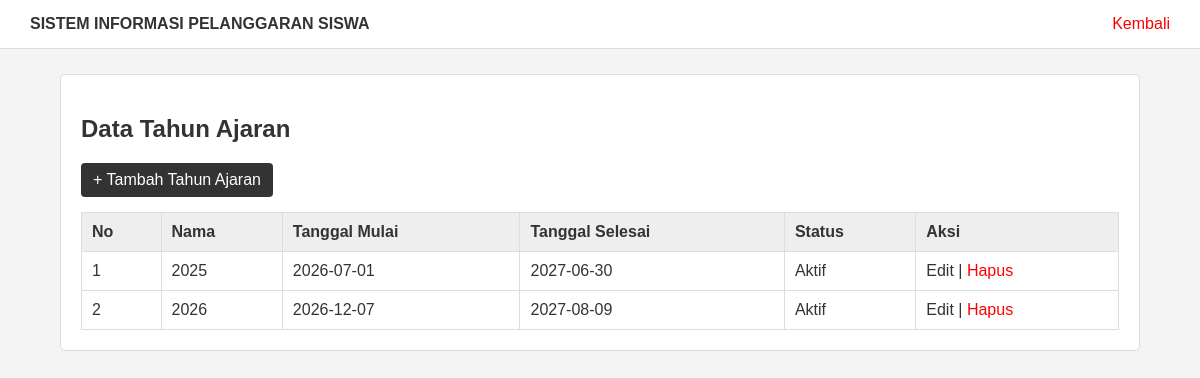
Screenshot of /tahun_ajaran.php (signed in) with the database file from the repository.
### tables this page shows
CREATE TABLE `tahun_ajaran` (
  `id` int(11) NOT NULL,
  `nama` varchar(100) DEFAULT NULL,
  `tanggal_mulai` date DEFAULT NULL,
  `tanggal_selesai` date DEFAULT NULL,
  `aktif` tinyint(1) DEFAULT 1,
  `tahun` varchar(20) NOT NULL,
  `semester` varchar(20) DEFAULT NULL,
  `status_aktif` tinyint(1) DEFAULT 1
);

### tahun_ajaran.php (the view, shortened to what this page needs)
<?php
include "database.php";
$query = mysqli_query($koneksi, "SELECT * FROM tahun_ajaran");
?>
<!DOCTYPE html>
<html>
<head>
    <link rel="stylesheet" href="style.css">
</head>
<body>
<div class="header">
    <b>SISTEM INFORMASI PELANGGARAN SISWA</b>
    <a href="dashboard.php">Kembali</a>
</div>
<div class="container">
    <div class="box">
        <h2>Data Tahun Ajaran</h2>
        <a href="tambah_tahun_ajaran.php" class="btn-tambah">
            + Tambah Tahun Ajaran
        </a>
        <table>
            <tr>
                <th>No</th>
                <th>Nama</th>
                <th>Tanggal Mulai</th>
                <th>Tanggal Selesai</th>
                <th>Status</th>
                <th>Aksi</th>
            </tr>
            <?php
            $no = 1;
            while ($data = mysqli_fetch_assoc($query)) {
            ?>
            <tr>
                <td><?= $no++; ?></td>
                <td>
                    <?= htmlspecialchars($data['nama']); ?>
                </td>
                <td>
                    <?= htmlspecialchars($data['tanggal_mulai']); ?>
                </td>
                <td>
                    <?= htmlspecialchars($data['tanggal_selesai']); ?>
                </td>
                <td>
                    <?php
                    echo $data['aktif'] == 1
                        ? "Aktif"
                        : "Tidak Aktif";
                    ?>
                </td>
                <td>
                    <a
                        href="edit_tahun_ajaran.php?id=<?= $data['id']; ?>"
                        class="btn-edit">
                        Edit
                    </a>
                    |
                    <a
                        href="hapus_tahun_ajaran.php?id=<?= $data['id']; ?>"
                        class="btn-hapus"
                        onclick="return confirm('Yakin ingin menghapus tahun ajaran ini?')">
                        Hapus
                    </a>
                </td>
            </tr>
            <?php
            }
            ?>
        </table>
    </div>
</div>
</body>
</html>

### style.css (style rules this page uses)
* { box-sizing: border-box; }
body { margin: 0; font-family: Arial, sans-serif; background: #f4f4f4; color: #333; }
.header { background: white; border-bottom: 1px solid #ddd; padding: 15px 30px; }
.header a { float: right; color: red; text-decoration: none; }
.container { width: 90%; max-width: 1100px; margin: 25px auto; }
.box { background: white; border: 1px solid #ddd; border-radius: 5px; padding: 20px; margin-bottom: 20px; }
table { width: 100%; border-collapse: collapse; background: white; }
table th, table td { border: 1px solid #ddd; padding: 10px; text-align: left; }
table th { background: #eee; }
.btn-tambah { display: inline-block; padding: 8px 12px; background: #333; color: white; text-decoration: none; border-radius: 4px; margin-bottom: 15px; }
.btn-edit { color: #333; text-decoration: none; }
.btn-hapus { color: red; text-decoration: none; }

### rows the page displays
tahun_ajaran: nama "2025", tanggal_mulai "2026-07-01", tanggal_selesai "2027-06-30", aktif "Aktif"
tahun_ajaran: nama "2026", tanggal_mulai "2026-12-07", tanggal_selesai "2027-08-09", aktif "Aktif"
